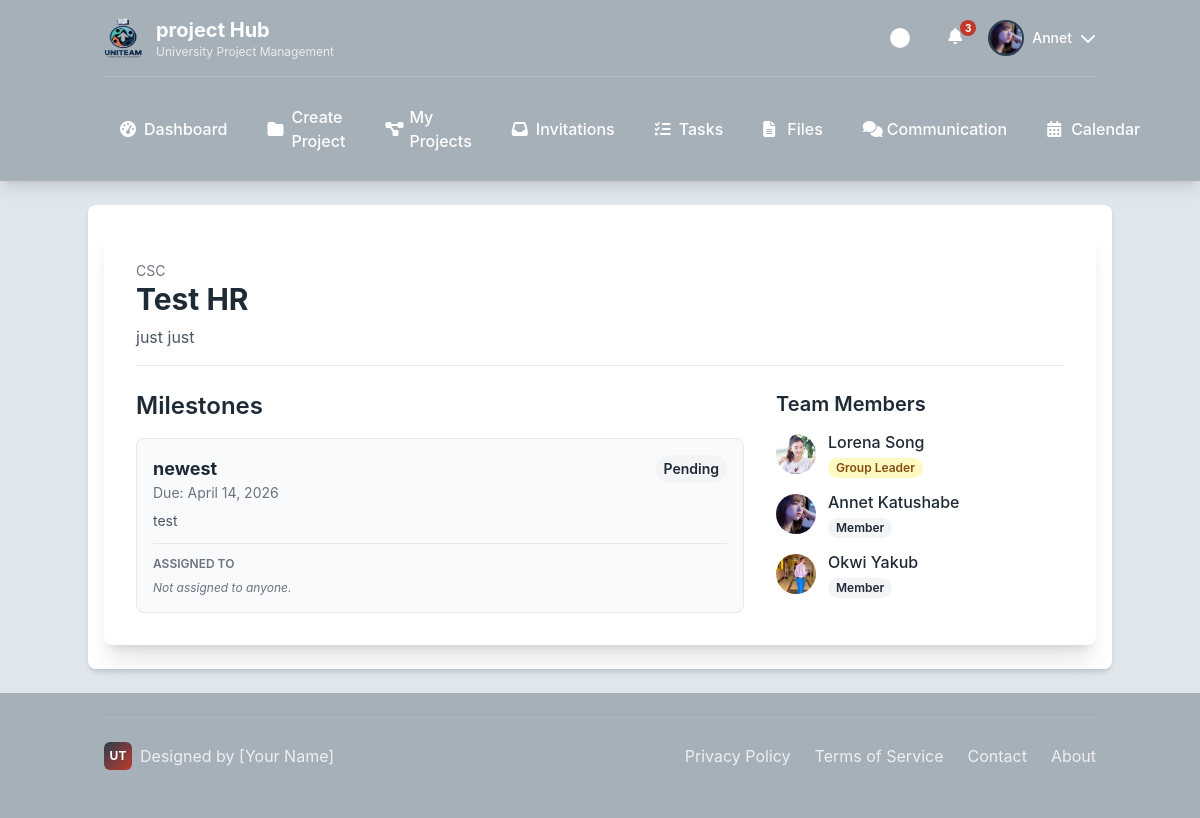
Screenshot of /projects/4/ (signed in) with the database file from the repository.
### users/models.py (models this page shows)
class CustomUser(AbstractUser):
    class Role(models.TextChoices):
        ADMIN = "ADMIN", "Admin"
        LECTURER = "LECTURER", "Lecturer"
        STUDENT = "STUDENT", "Student"
    role = models.CharField(max_length=50, choices=Role.choices)
    avatar = models.ImageField(upload_to='avatars/', null=True, blank=True)
    is_approved = models.BooleanField(default=True)
    phone_number = models.CharField(max_length=20, blank=True)
    def get_full_name(self):
        return f"{self.first_name} {self.last_name}"

### projects/models.py (models this page shows, shortened)
class Project(models.Model):
    class LifecycleStatus(models.TextChoices):
        DRAFT = 'DRAFT', 'Draft'
        ACTIVE = 'ACTIVE', 'Active'
        SUBMITTED = 'SUBMITTED', 'Submitted'
        ARCHIVED = 'ARCHIVED', 'Archived'
    title = models.CharField(max_length=200)
    description = models.TextField()
    course_code = models.CharField(max_length=20, blank=True)
    deadline = models.DateField()
    lifecycle_status = models.CharField(
        max_length=20,
        choices=LifecycleStatus.choices,
        default=LifecycleStatus.ACTIVE,
    )
    supervisor = models.ForeignKey(
        settings.AUTH_USER_MODEL,
        on_delete=models.SET_NULL, null=True, blank=True,
        limit_choices_to={'role': 'LECTURER'}, related_name='supervised_projects'
    )
    template_used = models.ForeignKey(ProjectTemplate, on_delete=models.SET_NULL, null=True, blank=True)
    created_at = models.DateTimeField(auto_now_add=True)
    updated_at = models.DateTimeField(auto_now=True)
    class Meta:
        ordering = ['deadline', '-created_at']

class Milestone(models.Model):
    class Status(models.TextChoices):
        PENDING = 'PENDING', 'Pending'
        IN_PROGRESS = 'IN_PROGRESS', 'In Progress'
        COMPLETED = 'COMPLETED', 'Completed'
        OVERDUE = 'OVERDUE', 'Overdue'
    project = models.ForeignKey(Project, on_delete=models.CASCADE, related_name='milestones')
    title = models.CharField(max_length=200)
    description = models.TextField(blank=True)
    due_date = models.DateField()
    status = models.CharField(max_length=20, choices=Status.choices, default=Status.PENDING)
    assigned_to = models.ManyToManyField(
        settings.AUTH_USER_MODEL,
        blank=True,
        related_name='milestones'
    )
    class Meta:
        ordering = ['due_date']  # Order milestones by their due date by default

class TeamMembership(models.Model):
    user = models.ForeignKey(settings.AUTH_USER_MODEL, on_delete=models.CASCADE)
    team = models.ForeignKey(Team, on_delete=models.CASCADE)
    role = models.CharField(max_length=50, choices=Team.Role.choices, default=Team.Role.MEMBER)
    joined_at = models.DateTimeField(auto_now_add=True)
    class Meta:
        unique_together = ('user', 'team')

### projects/views.py (the view)
# urls.py: path('<int:project_id>/', views.project_dashboard_view, name='project_dashboard'),
@login_required
def project_dashboard_view(request, project_id):
    project = get_object_or_404(Project, pk=project_id)
    user_membership = project.team.teammembership_set.filter(user=request.user).first()
    is_supervisor = project.supervisor == request.user
    if not (user_membership or is_supervisor):
        messages.error(request, "You do not have permission to view this project.")
        return redirect('student_dashboard') # Or wherever your main dashboard is
    user_role_in_project = None
    template_name = '' # Initialize template name
    if is_supervisor:
        user_role_in_project = "SUPERVISOR"
        template_name = 'projects/project_dashboard_supervisor.html'
    elif user_membership:
        if user_membership.role == Team.Role.LEADER:
            user_role_in_project = Team.Role.LEADER
            template_name = 'projects/project_dashboard_leader.html'
        else:
            user_role_in_project = Team.Role.MEMBER
            template_name = 'projects/project_dashboard_student.html'
    if not template_name:
        messages.error(request, "Could not determine your role for this project.")
        return redirect('student_dashboard')
    context = {
        'project': project,
        'team_memberships': project.team.teammembership_set.all(),
        'user_role_in_project': user_role_in_project,
        'is_leader': user_role_in_project == Team.Role.LEADER,
    }
    return render(request, template_name, context)

### templates/projects/project_dashboard_student.html (shortened to what this page needs)
{% extends "base/base_student.html" %}
{% load static %}
{% block content %}
<div class="surface shadow-xl rounded-lg p-6 md:p-8">
    <div class="mb-6 border-b pb-4">
        <p class="text-sm text-gray-500">{{ project.course_code|default:"General Project" }}</p>
        <h1 class="text-3xl font-bold">{{ project.title }}</h1>
        <p class="text-gray-600 mt-2">{{ project.description }}</p>
    </div>
    <div class="grid grid-cols-1 lg:grid-cols-3 gap-8">
        <div class="lg:col-span-2 space-y-8">
            <div>
                <h2 class="text-2xl font-semibold mb-4">Milestones</h2>
                <div class="space-y-4">
                    {% for milestone in project.milestones.all %}
                    <div class="bg-gray-50 dark:bg-gray-700 p-4 rounded-lg border dark:border-gray-600">
                        <div class="flex justify-between items-start">
                            <div>
                                <p class="font-bold text-lg">{{ milestone.title }}</p>
                                <p class="text-sm text-gray-500">Due: {{ milestone.due_date|date:"F j, Y" }}</p>
                            </div>
                            {% if user in milestone.assigned_to.all %}
                            <form action="{% url 'update_milestone_status' milestone.id %}" method="post" class="flex items-center gap-2">
                                {% csrf_token %}
                                <select name="status" class="input-field text-sm py-1">
                                    {% for value, name in milestone.Status.choices %}
                                        <option value="{{ value }}" {% if milestone.status == value %}selected{% endif %}>{{ name }}</option>
                                    {% endfor %}
                                </select>
                                <button type="submit" class="btn btn-secondary py-1 px-2 text-xs">Update</button>
                            </form>
                            {% else %}
                                <span class="text-sm font-semibold px-2 py-1 rounded-full
                                    {% if milestone.status == 'COMPLETED' %}bg-green-100 text-green-800
                                    {% elif milestone.status == 'IN_PROGRESS' %}bg-blue-100 text-blue-800
                                    {% else %}bg-gray-100 text-gray-800{% endif %}">
                                    {{ milestone.get_status_display }}
                                </span>
                            {% endif %}
                        </div>
                        <p class="mt-2 text-sm text-gray-600 dark:text-gray-300">{{ milestone.description|linebreaksbr }}</p>
                        <div class="mt-3 border-t dark:border-gray-600 pt-3">
                            <p class="text-xs font-semibold text-gray-500 uppercase">Assigned To</p>
                            <div class="flex flex-wrap gap-2 mt-2">
                                {% for member in milestone.assigned_to.all %}
                                    <div class="flex items-center bg-gray-200 dark:bg-gray-600 px-2 py-1 rounded-full">
                                        {% if member.avatar %}<img src="{{ member.avatar.url }}" class="w-5 h-5 rounded-full object-cover mr-2">{% endif %}
                                        <span class="text-xs font-medium">{{ member.get_full_name }}</span>
                                    </div>
                                {% empty %}
                                    <span class="text-xs text-gray-500 italic">Not assigned to anyone.</span>
                                {% endfor %}
                            </div>
                        </div>
                    </div>
                    {% empty %}
                        <p class="text-gray-500 text-sm text-center py-4">No milestones have been added for this project yet.</p>
                    {% endfor %}
                </div>
            </div>
        </div>
        <div class="lg:col-span-1 space-y-6">
            <div>
                <h2 class="text-xl font-semibold mb-3">Team Members</h2>
                <ul class="space-y-3">
                    {% for membership in team_memberships %}
                    <li class="flex items-center">
                        {% if membership.user.avatar %}<img src="{{ membership.user.avatar.url }}" class="w-10 h-10 rounded-full object-cover mr-3">{% else %}<div class="w-10 h-10 rounded-full bg-gray-300 flex items-center justify-center font-bold text-gray-600 mr-3">{{ membership.user.first_name.0|upper }}</div>{% endif %}
                        <div>
                            <p class="font-medium">{{ membership.user.get_full_name }}</p>
                            <p class="text-xs font-semibold rounded-full px-2 py-0.5 inline-block {% if membership.role == 'LEADER' %} bg-yellow-100 text-yellow-800 {% else %} bg-gray-100 text-gray-800 {% endif %}">{{ membership.get_role_display }}</p>
                        </div>
                    </li>
                    {% endfor %}
                </ul>
            </div>
        </div>
    </div>
</div>
{% endblock %}

### templates/base/base_student.html (shortened to what this page needs)
<!DOCTYPE html>
{% load static %}
<html lang="en">
<head>
    <script src="https://cdn.tailwindcss.com"></script>
    <link rel="stylesheet" href="https://cdnjs.cloudflare.com/ajax/libs/font-awesome/6.4.0/css/all.min.css">
    <link rel="stylesheet" href="{% static 'css/student_base.css' %}">
</head>
<body class="min-h-screen flex flex-col">
    <header class="header-bg text-white shadow-lg">
        <div class="container mx-auto px-4 py-4">
            <div class="flex justify-between items-center">
                <div class="logo-container">
                    <img src="{% static 'images/logo/uniteam_logo (1).png'%}" alt="UniTeam Logo" class="w-10 h-10 rounded-lg" onerror="this.style.display='none'; this.nextElementSibling.style.display='flex';">
                    <div>
                        <h1 class="text-xl font-bold">project Hub</h1>
                        <p class="text-xs opacity-75">University Project Management</p>
                    </div>
                </div>
                <div class="flex items-center space-x-4">
                    <div class="theme-toggle" id="themeToggle" title="Toggle Theme"></div>
                    {% if user.is_authenticated %}
                        <div class="relative cursor-pointer" id="notificationButton" title="Notifications">
                            <i class="fa-solid fa-bell w-6 h-6 text-white hover:text-accent-1 transition-colors"></i>
                            <span class="notification-badge">3</span>
                        </div>
                        <div class="profile-dropdown">
                            <div class="flex items-center gap-2 cursor-pointer" id="profileButton">
                                {% if user.avatar %}
                                    <img src="{{ user.avatar.url }}" alt="{{ user.username }}'s Avatar" class="profile-avatar object-cover">
                                {% else %}
                                    <div class="profile-avatar bg-accent-1 flex items-center justify-center text-white font-bold">
                                        {{ user.first_name.0|default:user.username.0|upper }}
                                    </div>
                                {% endif %}
                                <span class="hidden md:block text-sm font-medium">{{ user.first_name|default:user.username }}</span>
                                <i class="fa-solid fa-chevron-down w-4 h-4 transition-transform" id="profileArrow"></i>
                            </div>
                        </div>
                    {% else %}
                        <div class="flex items-center space-x-3">
                            <a href="#" class="btn btn-secondary">LOGIN</a>
                            <a href="#" class="btn btn-primary">REGISTER</a>
                        </div>
                    {% endif %}
                </div>
            </div>
            {% if user.is_authenticated %}
            <nav class="hidden md:block mt-4 pt-4 border-t border-white border-opacity-20">
                <div class="flex space-x-2">
                    <a href="{% url 'student_dashboard' %}" class="nav-link {% if request.resolver_match.url_name == 'dashboard' %}active{% endif %}">
                        <i class="fa-solid fa-gauge-high w-4 h-4"></i>
                        Dashboard
                    </a>
                    <a href="{% url 'create_project' %}" class="nav-link {% if request.resolver_match.url_name == 'projects' %}active{% endif %}">
                        <i class="fa-solid fa-folder w-4 h-4"></i>
                        Create Project
                    </a>
                    <a href="{% url 'my_projects' %}" class="nav-link {% if request.resolver_match.url_name == 'projects' %}active{% endif %}">
                        <i class="fa-solid fa-diagram-project w-4 h-4"></i>
                        My Projects
                    </a>
                    <a href="{% url 'view_invitations' %}" class="nav-link {% if request.resolver_match.url_name == 'invitations' %}active{% endif %}">
                        <i class="fa-solid fa-inbox w-4 h-4"></i>
                        Invitations
                    </a>
                    <a href="" class="nav-link {% if request.resolver_match.url_name == 'tasks' %}active{% endif %}">
                        <i class="fa-solid fa-list-check w-4 h-4"></i>
                        Tasks
                    </a>
                    <a href="#" class="nav-link {% if request.resolver_match.url_name == 'files' %}active{% endif %}">
                        <i class="fa-solid fa-file-lines w-4 h-4"></i>
                        Files
                    </a>
                    <a href="#" class="nav-link {% if request.resolver_match.url_name == 'communication' %}active{% endif %}">
                        <i class="fa-solid fa-comments w-4 h-4"></i>
                        Communication
                    </a>
                    <a href="#" class="nav-link {% if request.resolver_match.url_name == 'calendar' %}active{% endif %}">
                        <i class="fa-solid fa-calendar-days w-4 h-4"></i>
                        Calendar
                    </a>
                </div>
            </nav>
            {% endif %}
        </div>
    </header>
    <main class="flex-grow container mx-auto px-4 py-6 surface shadow-md my-6 rounded-lg">
        {% block content %}{% endblock %}
    </main>
    {% if user.is_authenticated %}
    <footer class="footer-bg text-white py-6 mt-auto">
        <div class="container mx-auto px-4">
            <div class="footer-content">
                <div class="personal-branding">
                    <div class="personal-logo">UT</div>
                    <span>Designed by [Your Name]</span>
                </div>
                <div class="footer-links">
                    <a href="#">Privacy Policy</a>
                    <a href="#">Terms of Service</a>
                    <a href="#">Contact</a>
                    <a href="#">About</a>
                </div>
            </div>
        </div>
    </footer>
    {% endif %}
</body>
</html>

### rows the page displays
CustomUser: avatar (picture), first_name "Annet"
Project: course_code "CSC", title "Test HR", description "just just"
Milestone: title "newest", due_date "April 14, 2026", status "Pending", description "test"
TeamMembership: user.avatar (picture), user.get_full_name "Lorena Song", role "Group Leader"
TeamMembership: user.avatar (picture), user.get_full_name "Annet Katushabe", role "Member"
TeamMembership: user.avatar (picture), user.get_full_name "Okwi Yakub", role "Member"
